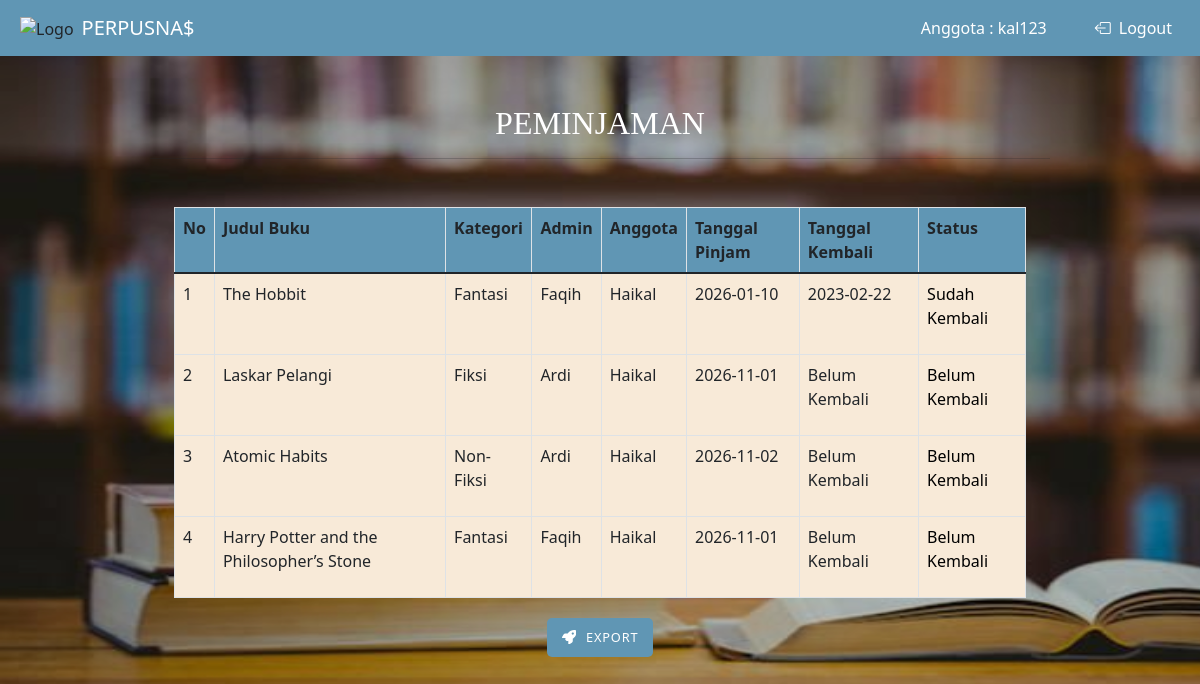
The app's page /anggota.php?f=home&m=memberarea (signed in) with its own data.
### tables this page shows
CREATE TABLE `t_anggota` (
  `f_id` int(11) NOT NULL,
  `f_nama` varchar(200) NOT NULL,
  `f_username` varchar(200) NOT NULL,
  `f_password` varchar(200) NOT NULL,
  `f_tempatlahir` varchar(100) NOT NULL,
  `f_tangallahir` date NOT NULL,
  `created_at` timestamp NOT NULL DEFAULT current_timestamp(),
  `updated_at` timestamp NOT NULL DEFAULT current_timestamp() ON UPDATE current_timestamp()
);

CREATE TABLE `t_peminjaman` (
  `f_id` int(11) NOT NULL,
  `f_idadmin` int(11) NOT NULL,
  `f_idanggota` int(11) NOT NULL,
  `f_tanggalpeminjaman` date NOT NULL,
  `created_at` timestamp NOT NULL DEFAULT current_timestamp(),
  `updated_at` timestamp NOT NULL DEFAULT current_timestamp() ON UPDATE current_timestamp()
);

CREATE TABLE `t_buku` (
  `f_id` int(11) NOT NULL,
  `f_idkategori` int(11) NOT NULL,
  `f_judul` varchar(200) NOT NULL,
  `f_pengarang` varchar(200) NOT NULL,
  `f_penerbit` varchar(200) NOT NULL,
  `f_deskripsi` varchar(700) NOT NULL,
  `created_at` timestamp NOT NULL DEFAULT current_timestamp(),
  `updated_at` timestamp NOT NULL DEFAULT current_timestamp() ON UPDATE current_timestamp()
);

CREATE TABLE `t_kategori` (
  `f_id` int(11) NOT NULL,
  `f_kategori` varchar(200) NOT NULL,
  `created_at` timestamp NOT NULL DEFAULT current_timestamp(),
  `updated_at` timestamp NOT NULL DEFAULT current_timestamp() ON UPDATE current_timestamp()
);

CREATE TABLE `t_detailpeminjaman` (
  `f_id` int(11) NOT NULL,
  `f_idpeminjaman` int(11) NOT NULL,
  `f_iddetailbuku` int(11) NOT NULL,
  `f_tanggalkembali` date NOT NULL,
  `created_at` timestamp NOT NULL DEFAULT current_timestamp(),
  `updated_at` timestamp NOT NULL DEFAULT current_timestamp() ON UPDATE current_timestamp()
);

### dbcontroller.php (called while the page is built, shortened)
<?php class dbcontroller
{
    private $host = "127.0.0.1";
    private $user = "root";
    private $password = "";
    private $database = "perpus";
    private $koneksi;
    public function __construct()
    {
        $this->koneksi = $this->koneksiDB();
    }
    public function koneksiDB()
    {
        $koneksi = mysqli_connect($this->host, $this->user, $this->password, $this->database);
        return $koneksi;
    }
    public function getALL($sql)
    {
        $result = mysqli_query($this->koneksi, $sql);
        $data = [];
        while ($row = mysqli_fetch_assoc($result)) {
            $data[] = $row;
        }
        return $data;
    }
    public function getITEM($sql)
    {
        $result = mysqli_query($this->koneksi, $sql);
        $row = mysqli_fetch_assoc($result);
        return ($row);
    }
}

### home/memberarea.php (the view, shortened to what this page needs)
<?php
$ida = $_SESSION['id'];
$sql = "SELECT t_peminjaman.f_id AS idp, t_buku.f_judul, t_kategori.f_kategori, t_admin.f_nama  AS admin,t_detailpeminjaman.f_tanggalkembali, t_anggota.f_nama AS anggota,t_peminjaman.f_tanggalpeminjaman,t_detailpeminjaman.f_tanggalkembali
    FROM t_peminjaman
    INNER JOIN t_admin ON t_peminjaman.f_idadmin=t_admin.f_id
    INNER JOIN t_anggota ON t_peminjaman.f_idanggota=t_anggota.f_id
    INNER JOIN t_detailpeminjaman ON t_peminjaman.f_id=t_detailpeminjaman.f_idpeminjaman
    INNER JOIN t_detailbuku ON t_detailpeminjaman.f_iddetailbuku=t_detailbuku.f_id
    INNER JOIN t_buku ON t_detailbuku.f_idbuku=t_buku.f_id
    INNER JOIN t_kategori ON t_buku.f_idkategori = t_kategori.f_id
     WHERE t_anggota.f_id =$ida;";
$row = $db->getALL($sql);
$no = 1;
?>
<!DOCTYPE html>
<html lang="en">
<head>
    <link rel="stylesheet" href="../bootstrap/css/bootstrap.css">
</head>
<body>
    <form id="compose" name="compose" method="post" action="" enctype="multipart/form-data">
        <strong>
            <center>
                <h2 style="font-family:Georgia, 'Times New Roman', Times, serif; color: white;">PEMINJAMAN</h2>
                <hr>
            </center>
        </strong>
        <div class="mt-5">
            <div class="container">
                <table class="table table-bordered w-80">
                    <tr class="warna">
                        <th>No</th>
                        <th>Judul Buku</th>
                        <th>Kategori</th>
                        <th>Admin</th>
                        <th>Anggota</th>
                        <th>Tanggal Pinjam</th>
                        <th>Tanggal Kembali</th>
                        <th>Status</th>
                    </tr>
                    <tbody >
                        <?php if (!empty($row)) { ?>
                            <?php foreach ($row as $r) : ?>
                                <tr class="warna1">
                                    <td><?php echo $no++ ?></td>
                                    <td><?php echo $r['f_judul'] ?></td>
                                    <td><?php echo $r['f_kategori'] ?></td>
                                    <td><?php echo $r['admin'] ?></td>
                                    <td><?php echo $r['anggota'] ?></td>
                                    <td><?php echo $r['f_tanggalpeminjaman'] ?></td>
                                <td> <?php
                            if ($r['f_tanggalkembali'] == '0000-00-00') {
                                echo "Belum Kembali";
                            } else {
                                echo $r['f_tanggalkembali'];
                            } ?>    <td>
                        <?php
                        if ($r['f_tanggalkembali'] == '0000-00-00') {
                            echo "<p type='text' >Belum Kembali</p></a>";
                        } else {
                            echo "<p type='text'>Sudah Kembali</p>";
                        } ?></td>
                                </tr>
                            <?php endforeach ?>
                        <?php } ?>
                    </tbody>
                </table>
                <div class="button-get-plan">
                <a class="nav-link active" href="home/export.php">
                    <span>EXPORT</span>
                </a>
        </div>
    </form>
</body>
</html>

### anggota.php (shortened to what this page needs)
<?php
require_once "dbcontroller.php";
$db = new dbcontroller;
?>
<!DOCTYPE html>
<html lang="en">
<head>
    <link rel="stylesheet" href="bootstrap/css/bootstrap.css">
    <link rel="stylesheet" href="https://cdn.jsdelivr.net/npm/bootstrap-icons@1.10.3/font/bootstrap-icons.css">
</head>
<body class="bg" background="bg1.jpg" style="background:linear-gradient(rgba(0,0,0,0.2), rgba(0,0,0,0.20)) ,url('bg1.jpg'); background-size: 1500px 700px;">
    <nav class="navbar navbar-expand bg-navbar">
        <div class="container-fluid">
            <div class="mx-2">
                <img src="logo.jpg" height="60" alt="Logo" loading="lazy" style="margin-top: -1px;" />
            </div>
            <a style="color: white;" class="navbar-brand">PERPUSNA$</a>
            <div class="collapse navbar-collapse" id="navbarNav">
                <ul class="navbar-nav ms-auto me-0 me-md-3 my-2 my-md-0">
                    <li class="nav-item">
                        <?php
                        if (isset($_SESSION['id'])) {
                            $ida = $_SESSION['id'];
                            $sql = "SELECT f_username FROM t_anggota WHERE f_id=$ida";
                            $row = $db->getITEM($sql);
                            echo '
                            <a style="color: white;" class="nav-link active" href="?f=home&m=memberarea"> Anggota : ' . $row['f_username'] . ' </a> </div>
                             <a style="color: white;" class="nav-link active" href="?log=logout"><i class="bi bi-box-arrow-left mx-2"></i>Logout</a></div>';
                        } else {
                            echo '<a style="color: white;" class="nav-link active" href="login.php"><i class="bi bi-people mx-2"></i>Login</a></div>';
                        }
                        ?>
    </nav>
<div class="row mt-5">
        <center>
            <div class="col-md-9">
                <?php
                if (isset($_GET['f']) && isset($_GET['m'])) {
                    $f = $_GET['f'];
                    $m = $_GET['m'];
                    $file = $f . '/' . $m . '.php';
                    require_once $file;
                } else {
                    require_once "home/daftarbuku.php";
                }
                ?>
            </div>
        </center>
    </div>
</body>
</html>

### anggota.php (style rules this page uses)
.bg { background-color: #fff8f2; }
.bg-navbar { background-color: #6096B4; }
.warna { background-color: #6096B4; }
.warna1 { background-color: #EAE7B1; }

### home/memberarea.php (style rules this page uses)
.warna { background-color:#6096B4 ; }
p { color: black; }
.warna1 { background-color:#F8EAD8 ; }
.button-get-plan { display: flex; justify-content: center; margin-top: 1.2rem; }
.button-get-plan a { display: flex; justify-content: center; align-items: center; background: #6096B4; color: #fff; padding: 10px 15px; border-radius: 5px; text-decoration: none; font-size: .8rem; letter-spacing: .05rem; font-weight: 500; transition: all 0.3s ease; }
.button-get-plan .svg-rocket { margin-right: 10px; width: .9rem; fill: currentColor; }

### records on screen
t_anggota: f_username "kal123"
t_peminjaman: t_buku.f_judul "The Hobbit", t_kategori.f_kategori "Fantasi", f_idadmin.f_nama "Faqih", f_idanggota.f_nama "Haikal", f_tanggalpeminjaman "2026-01-10", t_detailpeminjaman.f_tanggalkembali "2023-02-22", shows "Sudah Kembali"
t_peminjaman: t_buku.f_judul "Laskar Pelangi", t_kategori.f_kategori "Fiksi", f_idadmin.f_nama "Ardi", f_idanggota.f_nama "Haikal", f_tanggalpeminjaman "2026-11-01", shows "Belum Kembali"
t_peminjaman: t_buku.f_judul "Atomic Habits", t_kategori.f_kategori "Non-Fiksi", f_idadmin.f_nama "Ardi", f_idanggota.f_nama "Haikal", f_tanggalpeminjaman "2026-11-02", shows "Belum Kembali"
t_peminjaman: t_buku.f_judul "Harry Potter and the Philosopher’s Stone", t_kategori.f_kategori "Fantasi", f_idadmin.f_nama "Faqih", f_idanggota.f_nama "Haikal", f_tanggalpeminjaman "2026-11-01", shows "Belum Kembali"
